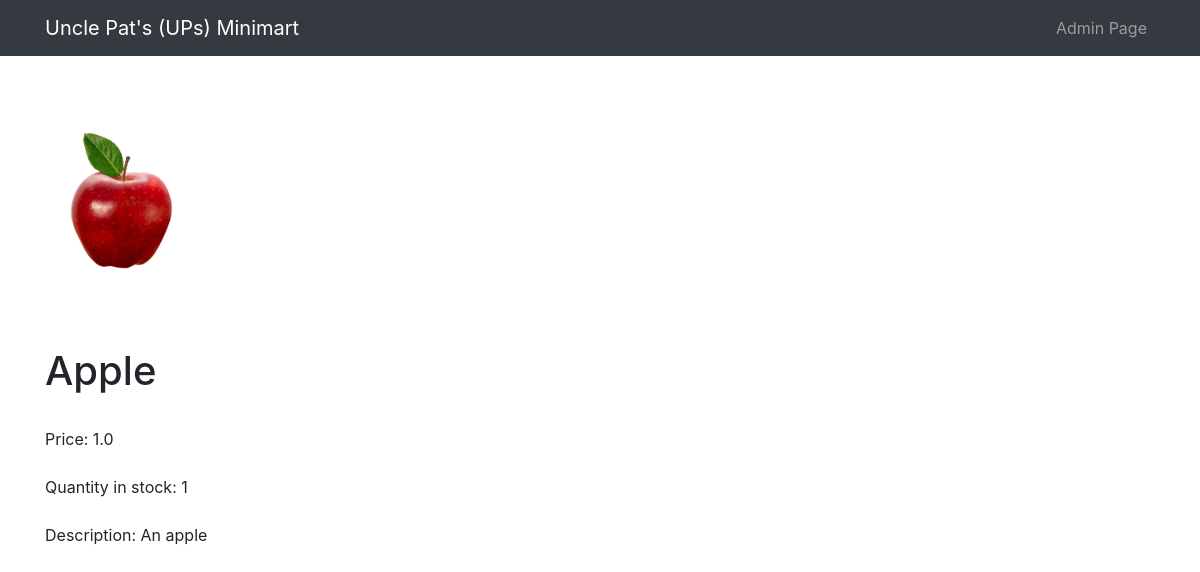
Screenshot of /items/3/ with the database file from the repository.
### online_store/models.py (models this page shows, shortened)
class Item(models.Model):
    name = models.CharField(max_length=60)
    price = models.FloatField(default=0)
    quantity = models.IntegerField(default=1)
    description= models.CharField(max_length=250, default='The ' + str(name), blank=True, null= True)
    image= models.ImageField(upload_to='uploads/', default='', blank=True, null= True)

### online_store/views.py (the view)
# urls.py: path("items/<int:id>/", views.detail, name="detail"),
def detail(request, id):
    item = get_object_or_404(Item, pk=id)
    return render(request, "online_store/detail.html", {"item": item})

### online_store/templates/online_store/detail.html
{% extends "online_store/base.html" %}
{% block content %}
<td><img style="margin-top:10%; height: 180px;" class="rounded-circle" src="{{item.image.url}}" alt=""></td>
<h1 style="margin-top:5%; width:100vh;">{{ item.name }}</h1>
<br>
<a style="margin-top:5%; width:100vh;">Price: {{ item.price }}</a>
<br>
<br>
<a style="margin-top:5%; width:100vh;">Quantity in stock: {{ item.quantity }}</a>
<br>
<br>
<a style="margin-top:5%; width:100vh;">Description: {{ item.description }}</a>
{% endblock content %}

### rows the page displays
Item: image (picture), name "Apple", price "1.0", quantity "1", description "An apple"
